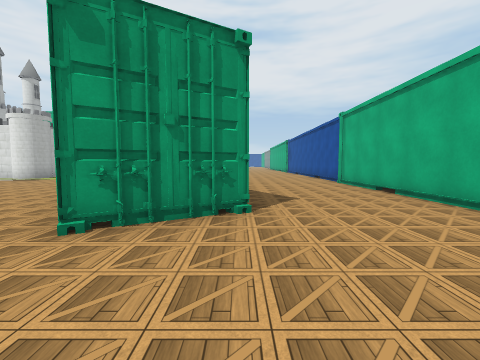
View 1 (above)

24 first-person views from a walk through a scene from a Unity 3-D project. The camera is 1.3 m above the floor, tilts 4° down and sees 90° across. The floor is counted in squares, 1.95 m on a side. Each view is taken from the middle of a square. On the plan, view 1 faces up. The plan holds only what a view shows up to about 9 squares ahead; the rest is blank. The player is left out. Some surface patterns are stand-ins.

View 2
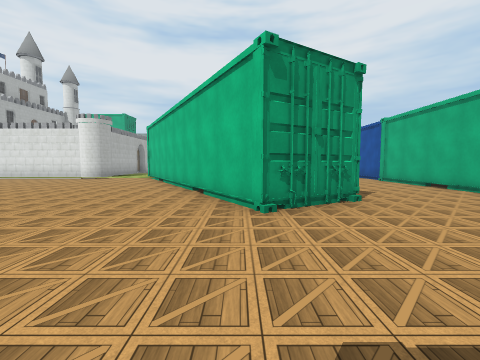

View 3
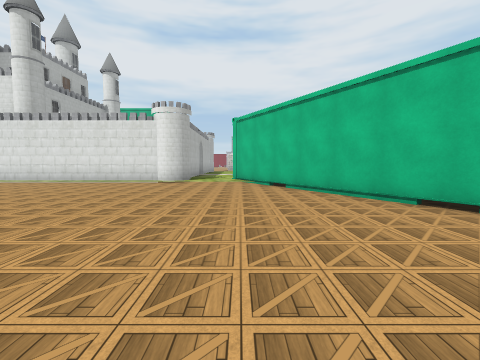

View 4
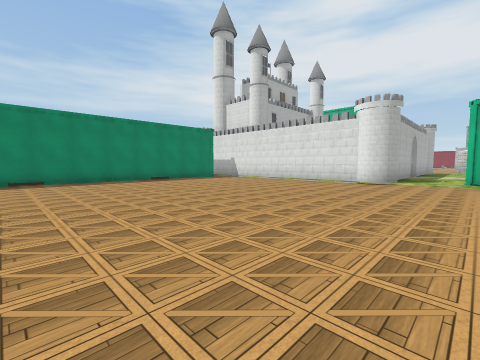

View 5
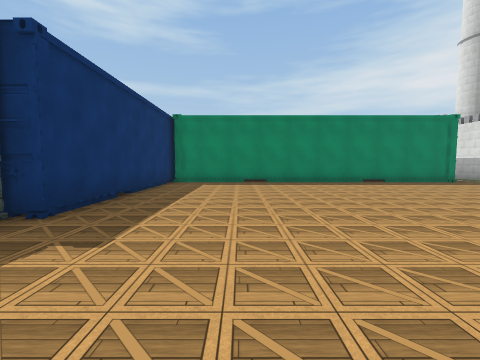

View 6
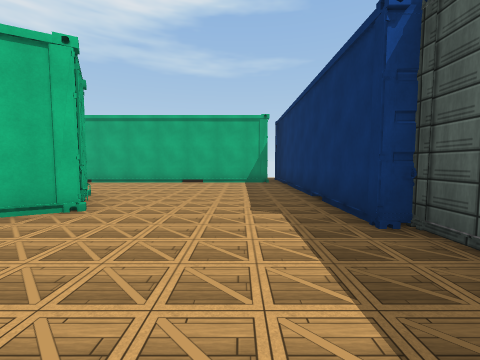

View 7
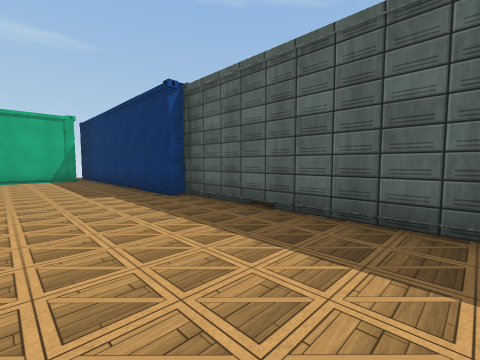

View 8
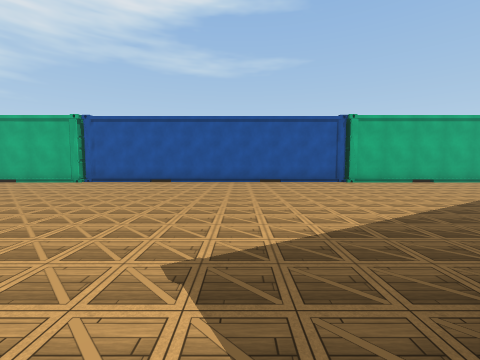

View 9
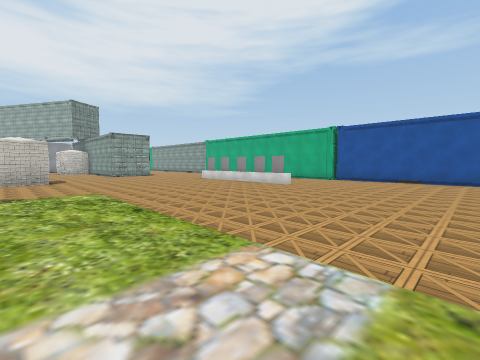

View 10
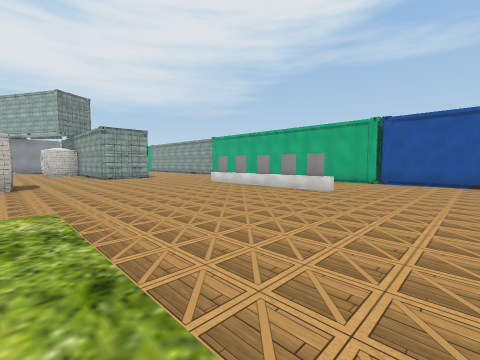

View 11
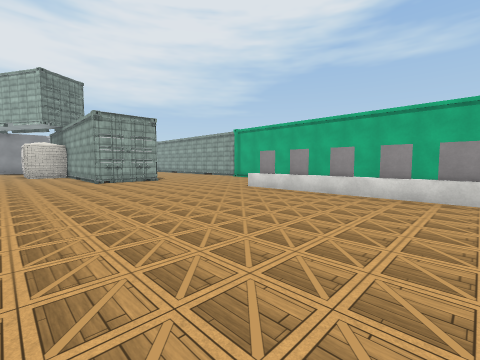

View 12
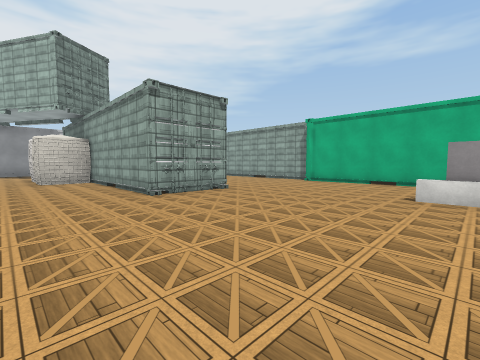

View 13
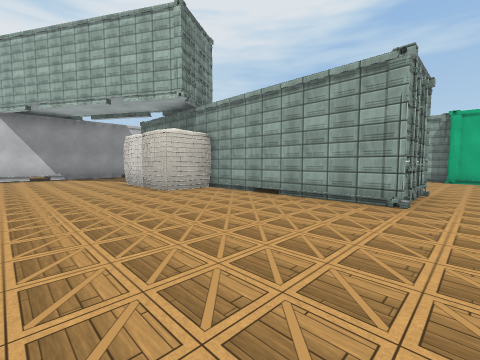

View 14
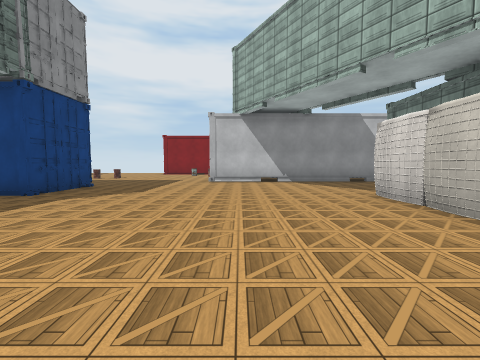

View 15
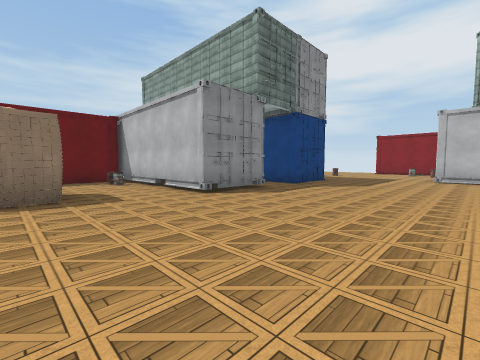

View 16
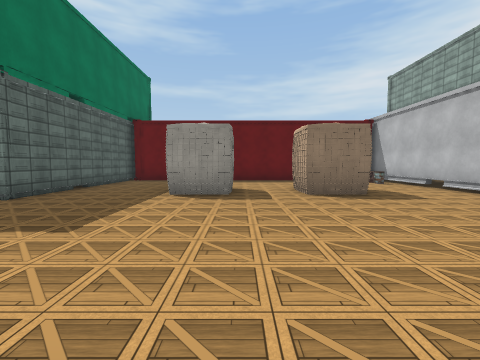

View 17
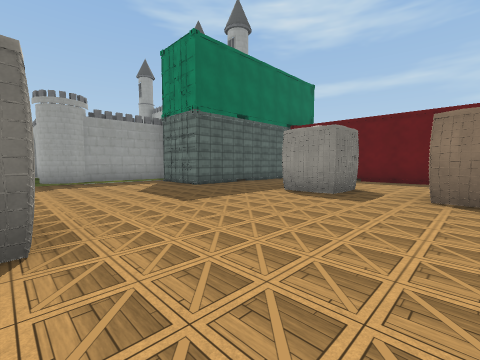

View 18
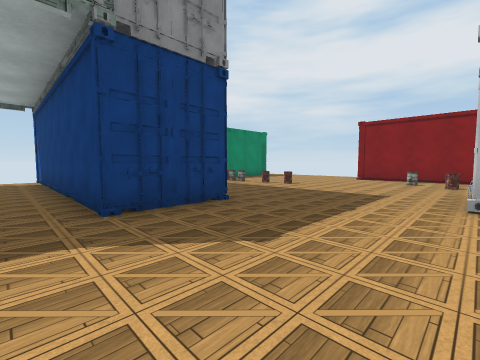

View 19
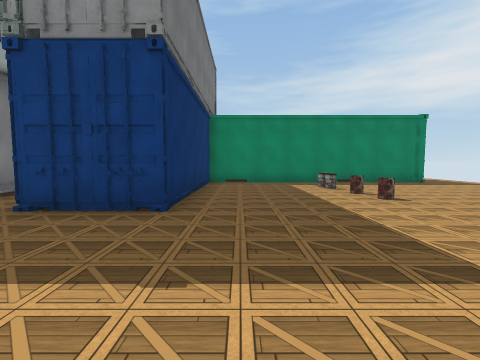

View 20
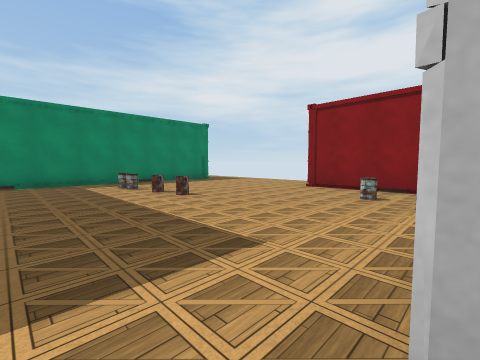

View 21
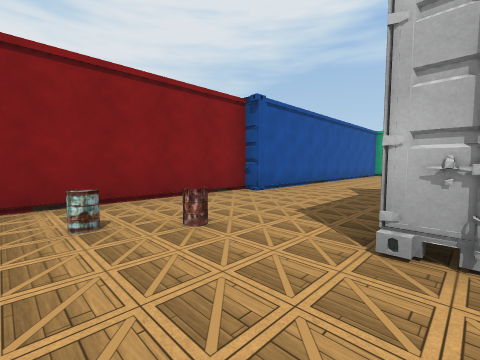

View 22
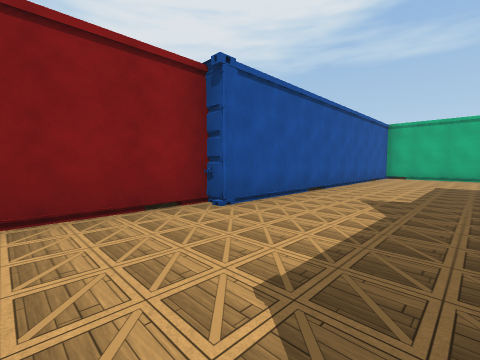

View 23
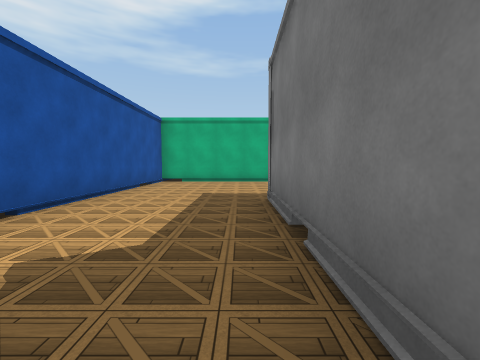

View 24
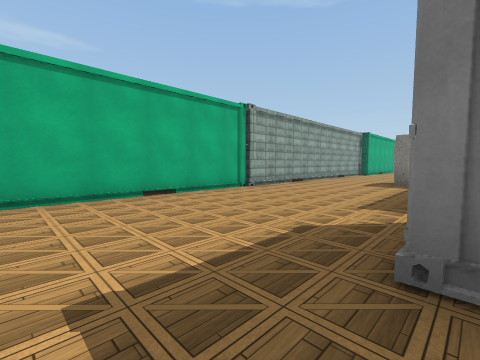

### Floor plan
Points are (right, up) in squares from view 1. A wall is a line through its corners. A room is listed if a view was taken in it or the views show most of it. See-through windows are left out.
Room 1 (views 1, 2, 3, 4, 5, 6, 7)
walls: (-7.1, -1.8) (-2.5, -1.8); (-8.8, 9.3) (-16.1, 9.3); (-0.9, 2.8) (-1.6, 2.1); (-2.5, -1.5) (4, -1.5); (-0.4, 3.3) (-0.7, 3); (-0.1, 3) (-1.1, 2.7) (-1.7, 2.2) (-6.2, 10.1); (-0.1, 3.2) (-0.6, 2.8); (0.1, 3.1) (-1.5, 2.4); (0.1, 3.3) (-1.7, 2.3); (-16, -1.5) (-9.9, -1.5); (-15.4, 8.5) (-15.4, -1.1); (3.4, -1) (3.4, 1.5)
ways out: opening at (-7, 10) to room 2; opening at (2, 2.3) to room 2; opening at (-16.5, 9)
Room 2 (views 8, 9, 10, 11, 12, 13, 14, 15, 16, 17, 18, 19, 20, 21, 22, 23, 24)
walls: (-1.9, 26.8) (-2.4, 26.7); (-1.9, 26.7) (-2.8, 26.9) (-2.8, 31.5); (-0.7, 26.8) (-2.8, 26.8); (-0.7, 26.7) (-1.6, 26.8); (-11.4, 32.2) (-11.4, 30.2) (-16.4, 30.2) (-16.4, 28.4); (3.8, 26.7) (3.8, 27.4); (-13.1, 32.2) (-12.6, 32.2); (-11.5, 35.3) (-11.2, 33.9); (0.2, 17.8) (0.2, 22.9); (3.8, 32.9) (3.8, 35.7); (-11.2, 35.6) (-11.4, 34.7) (-11.3, 33.9) (-18.6, 33.9); (-11, 18.2) (-8.9, 18.2); (-11.5, 35.5) (-11.2, 35); (-2.3, 37.6) (-8.1, 37.4); (-16.4, 26) (-16.4, 23.8); (-8, 38.9) (-8, 39.6); (-8.1, 38.9) (-8, 39.4); (-8, 39) (-8.1, 39.5); (-4.5, 39.5) (-0.6, 39.5); (3.8, 35.9) (3.8, 42.9) (-5.5, 42.9) (-5.5, 43.3) (-11.5, 43.3); (-16.1, 20.7) (-11.3, 20.7) (-11.3, 18.6); (4, 17.6) (3.4, 17.6); (-8.1, 11.8) (-8.1, 10.9); (-16.4, 43.2) (-16.4, 35.9) (-11.4, 35.9) (-11.4, 33.9); (3.4, 1.5) (3.4, 26.8)
low walls: (3.8, 15.2) (3.7, 17.2)
ways out: opening at (-7, 10) to room 1; opening at (2, 2.3) to room 1
objects: other object (-15, 30); other object (-15, 39); barrel (-14, 39); other object (-13, 25); barrel (-13, 40); other object (-12, 27); barrel (-12, 40); barrel (-9, 42); barrel (-8, 41); other object (-6, 24); other object (-4, 32); other object (-4, 33); other object (0, 33)

Positions as (right, up) in squares from view 1, and headings:
1: (0, 0), facing up
2: (-2, -1), facing up
3: (-6, 1), facing up
4: (-6, 1), facing up-left
5: (-7, 1), facing left
6: (-5, 0), facing right
7: (-7, 1), facing down-right
8: (-5, 12), facing right
9: (-7, 13), facing up-right
10: (-6, 15), facing up-right
11: (-5, 18), facing up-right
12: (-5, 22), facing up-right
13: (-7, 26), facing up-right
14: (-7, 29), facing up
15: (-7, 27), facing up-left
16: (-7, 25), facing left
17: (-7, 27), facing down-left
18: (-8, 33), facing up-left
19: (-8, 37), facing left
20: (-8, 37), facing up-left
21: (-10, 39), facing up-right
22: (-8, 40), facing up-right
23: (-5, 40), facing right
24: (-1, 41), facing down-right
